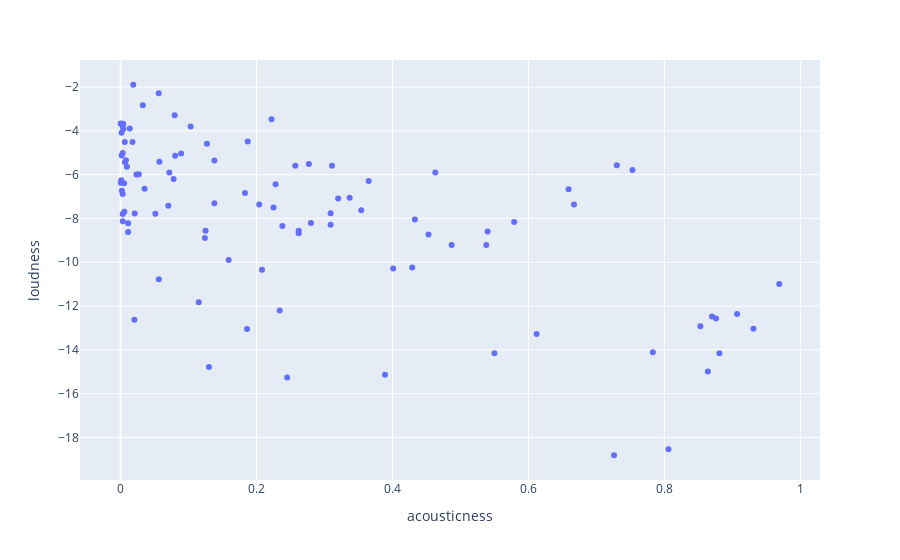

This figure's notebook cell:
### Code cell
fig = px.scatter(spotify_df, x='acousticness', y='loudness', hover_data=['artist_name', 'song_title'])
fig.show()
